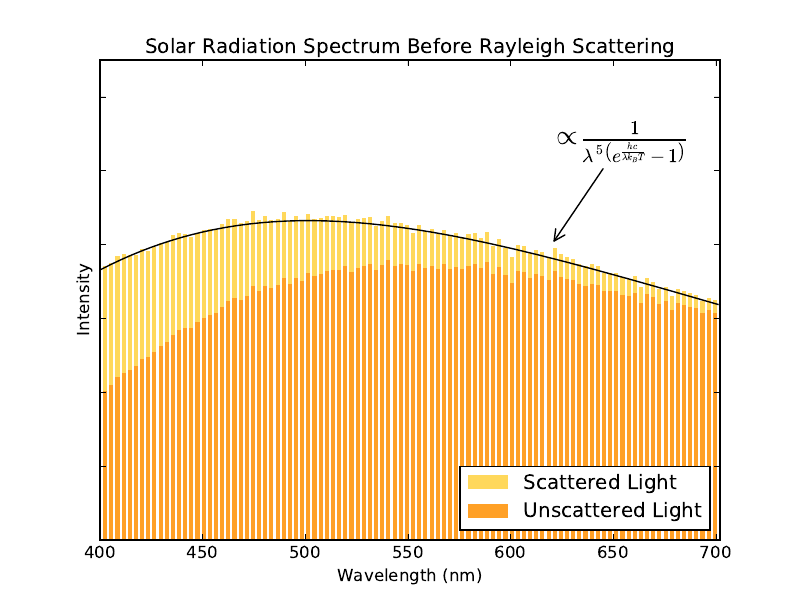

Write the Python code that produced this figure.
import matplotlib.pyplot as plt 
import numpy as np
import os

file=np.loadtxt('data.dat').transpose()

wavelength=file[0]
unscattered=file[3]
scattered=file[4]

h = 6.626E-34      
c = 2.998E8
kb = 1.381E-23
T = 5778.0
x = np.arange(400.0,702.0,1.0)
y = 9.64**20.0/(x**5.0*(np.exp(h*c/(x*10.0**-9*kb*T))-1.0))

plt.figure(1)
ax = plt.axes()
plt.setp( ax.get_yticklabels(), visible=False)
plt.xticks(fontname="Arial")
plt.xlim(400,702)
plt.ylim(2000,15000)
plt.xlabel("Wavelength (nm)")
plt.ylabel("Intensity")
plt.title("Solar Radiation Spectrum Before Rayleigh Scattering")

plt.bar(wavelength, scattered, 2.0, color='#FFD85B', bottom=unscattered, linewidth=0.0, label='Scattered Light')
plt.bar(wavelength, unscattered, 2.0, color='#FFA026', linewidth=0.0, label='Unscattered Light')
plt.plot(x, y, color='#000000', linewidth=1.0)

ax.annotate(r'$\propto \frac{1}{\lambda^5\left( e^{\frac{hc}{\lambda k_B T}}-1 \right)}$', xy=(620,10000), xytext=(620,12700), size=20, arrowprops=dict(arrowstyle='->'))

plt.legend(loc=4)

plt.savefig('plot1.pdf', format='pdf')
plt.savefig('plot1.png', format='png')
os.system('okular plot1.pdf')
